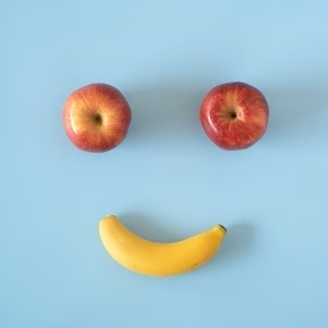
#> input picture AI og data/Data/fruits. copy.jpeg, 328 x 328 px, found by its file name
$ python Lektion3_opgaver.py
#> lines starting #> are read from the running program, lines starting #| are printed output that depends on the picture
import cv2 as cv
import numpy as np
from sklearn.datasets import fetch_openml
from sklearn.model_selection import train_test_split
from sklearn.preprocessing import MinMaxScaler
import matplotlib.pyplot as plt
from sklearn.decomposition import PCA, KernelPCA


img = cv.imread('/Users/jens-jakobskotingerslev/Desktop/AI og data/fruits. copy.jpeg')
#> img is the input picture: shape (328, 328, 3); mean B, G, R 207.7, 194.7, 164.8
gray_image = cv.cvtColor(img, cv.COLOR_BGR2GRAY)
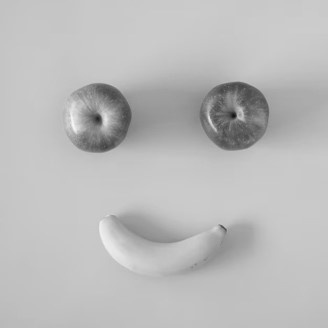
#> gray_image: shape (328, 328); min 21, max 248, mean 187.2

#               OPAGVE 1

def salt_pepper_noise(image, amount=0.01):
#> called with amount = 0.04
    noisy_image = np.copy(image)
    # Number of pixels to noise
    num_noise = np.ceil(amount * image.size / 2).astype(int)
#> num_noise = 2152

    # Salt noise (white)
    coords = [np.random.randint(0, i, num_noise) for i in image.shape[:2]]
    noisy_image[coords[0], coords[1]] = 255

    # Pepper noise (black)
    coords = [np.random.randint(0, i, num_noise) for i in image.shape[:2]]
    noisy_image[coords[0], coords[1]] = 0
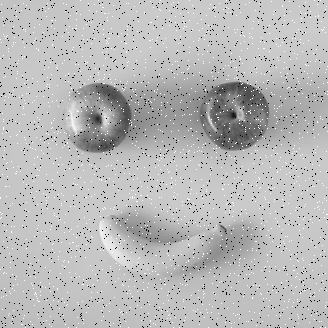
#> noisy_image: shape (328, 328); min 0, max 255, mean 184.9

    return noisy_image

def mean_filter(image, kernel_size=(3,3)):

#> called with kernel_size = (3, 3)
    return cv.blur(image, kernel_size)
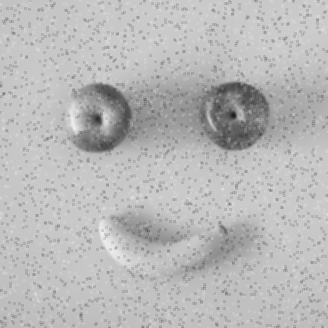
#> returned value: shape (328, 328); min 28, max 239, mean 184.9

def median_filter(image, kernel_size=3):

#> called with kernel_size = 3
    return cv.medianBlur(image, kernel_size)

# Apply salt and pepper noise
noisy_image = salt_pepper_noise(gray_image, amount=0.04)

# Apply mean filtering
filtered_image_mean = mean_filter(noisy_image)
filtered_image_median = median_filter(noisy_image)

#cv.imshow('Original', img)
#cv.imshow('Grayscale Image', gray_image)
cv.imshow('Noisy Image', noisy_image)
cv.imshow('Filtered Image_mean', filtered_image_mean)
cv.imshow('Filtered Image_median', filtered_image_median)
cv.waitKey(0)
cv.destroyAllWindows()

#               OPGAVE 2

def add_gaussian_noise(image, mean=0, sigma=15):
    # Generate Gaussian noise
#> called with mean = 0, sigma = 15
    gaussian = np.random.normal(mean, sigma, image.shape)

    # Add the Gaussian noise to the image
    noisy_image = cv.add(image.astype(np.float32), gaussian.astype(np.float32))
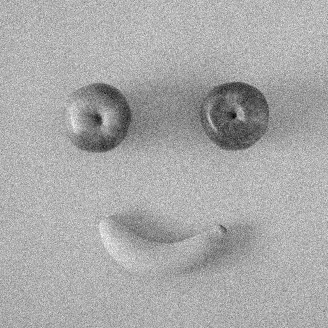
#> noisy_image: shape (328, 328) float32; min 4.39, max 279.7, mean 187.2; drawn with min black and max white

    # Clip the values to stay within valid image range and convert back to uint8
    noisy_image = np.clip(noisy_image, 0, 255).astype(np.uint8)

    return noisy_image

def median_filter(image, kernel_size=3):

#> called with kernel_size = 3
    return cv.medianBlur(image, kernel_size)

def mean_filter(image, kernel_size=(3,3)):

#> called with kernel_size = (3, 3)
    return cv.blur(image, kernel_size)

# Apply Gaussian noise
noisy_image = add_gaussian_noise(gray_image)
median_filter_img = median_filter(noisy_image)
mean_filter_img = mean_filter(noisy_image)

# Display the original and noisy images
#cv.imshow('Original Image', gray_image)
cv.imshow('Gaussain noisy Image', noisy_image)
cv.imshow('Gaussian median_filter',median_filter_img)
cv.imshow('Gaussian mean_filter',mean_filter_img)
cv.waitKey(0)
cv.destroyAllWindows()

#               Opgave 3

#> (the run stopped early here; a loop or call above may not have finished)
